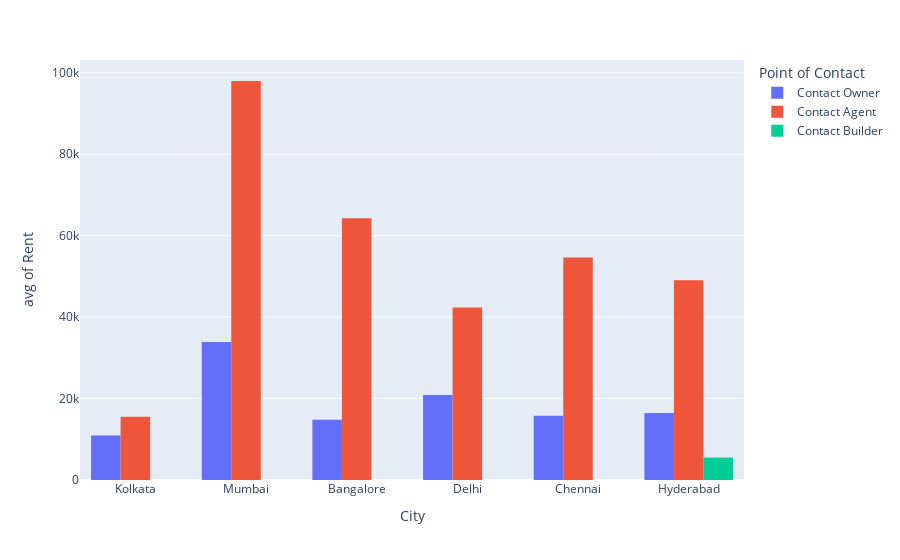

The cell this chart's notebook holds for it:
### Code cell
px.histogram(data_frame=rent_df, x ='City', y = 'Rent', color= 'Point of Contact', barmode= 'group',
             histfunc= 'avg')

### Figure 1 — Plotly figure (JSON) as saved in the notebook; plotly's stock layout.template omitted (floating-point values rounded to 4 significant figures; data arrays with more than 128 entries replaced by an {"elided": "..."} marker saying what was removed)
{"data": [{"alignmentgroup": "True", "bingroup": "x", "histfunc": "avg", "hovertemplate": "Point of Contact=Contact Owner<br>City=%{x}<br>avg of Rent=%{y}<extra></extra>", "legendgroup": "Contact Owner", "marker": {"color": "#636efa", "pattern": {"shape": ""}}, "name": "Contact Owner", "offsetgroup": "Contact Owner", "orientation": "v", "showlegend": true, "type": "histogram", "x": {"elided": "3212 str values"}, "xaxis": "x", "y": {"elided": "3212 int values"}, "yaxis": "y"}, {"alignmentgroup": "True", "bingroup": "x", "histfunc": "avg", "hovertemplate": "Point of Contact=Contact Agent<br>City=%{x}<br>avg of Rent=%{y}<extra></extra>", "legendgroup": "Contact Agent", "marker": {"color": "#EF553B", "pattern": {"shape": ""}}, "name": "Contact Agent", "offsetgroup": "Contact Agent", "orientation": "v", "showlegend": true, "type": "histogram", "x": {"elided": "1529 str values"}, "xaxis": "x", "y": {"elided": "1529 int values"}, "yaxis": "y"}, {"alignmentgroup": "True", "bingroup": "x", "histfunc": "avg", "hovertemplate": "Point of Contact=Contact Builder<br>City=%{x}<br>avg of Rent=%{y}<extra></extra>", "legendgroup": "Contact Builder", "marker": {"color": "#00cc96", "pattern": {"shape": ""}}, "name": "Contact Builder", "offsetgroup": "Contact Builder", "orientation": "v", "showlegend": true, "type": "histogram", "x": ["Hyderabad"], "xaxis": "x", "y": [5500], "yaxis": "y"}], "layout": {"barmode": "group", "legend": {"title": {"text": "Point of Contact"}, "tracegroupgap": 0}, "margin": {"t": 60}, "xaxis": {"anchor": "y", "domain": [0, 1], "title": {"text": "City"}}, "yaxis": {"anchor": "x", "domain": [0, 1], "title": {"text": "avg of Rent"}}}}
